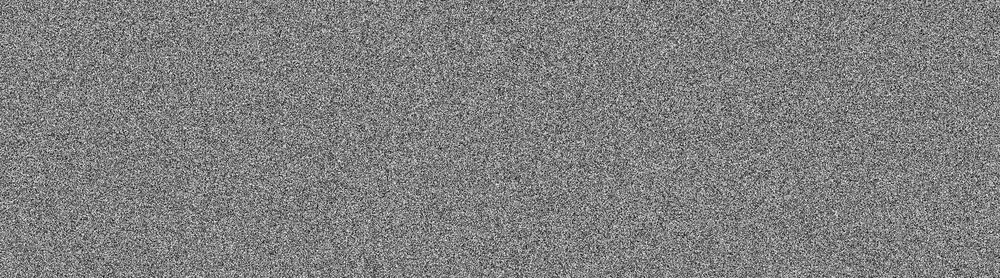
#> input picture CTFs/CTF_2/Layer1.png, 1000 x 278 px, shrunk from 1839 x 512 before the run
$ python ctf_2.py
#> lines starting #> are read from the running program, lines starting #| are printed output that depends on the picture
import os
from PIL import Image
import numpy as np

def reveal_secret_flag():
    """
    CTF 2 — Visual Cryptography Solver
    ----------------------------------
    This script takes two 'noise' images and overlaps them using an
    XOR operation to produce the key.
    """

    file1, file2 = "Layer1.png", "Layer2.png"


    if not (os.path.exists(file1) and os.path.exists(file2)):
        print(f"Damn! I couldn't find {file1} or {file2} in the folder.")
        return

    img1 = Image.open(file1)
#> img1 is the input picture: PIL image 1000x278 L; min 0, max 255, mean 127.4
    img2 = Image.open(file2)
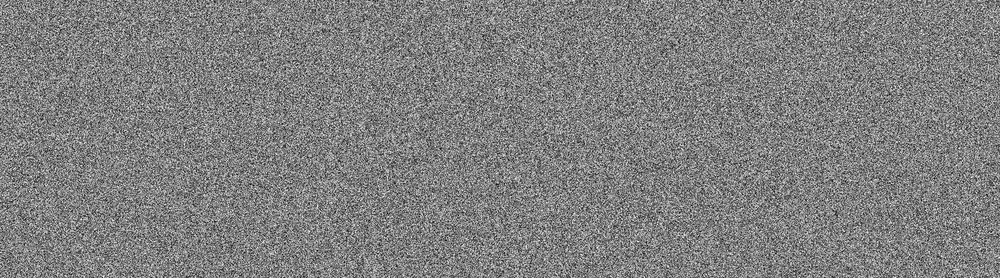
#> input picture CTFs/CTF_2/Layer2.png, 1000 x 278 px, shrunk from 1839 x 512 before the run
#> img2 is the input picture: PIL image 1000x278 L; min 0, max 255, mean 127.5

    pixels1 = np.array(img1)
    pixels2 = np.array(img2)

    print(f" Analyzing images -> (Dimensions: {pixels1.shape})")
#|  Analyzing images -> (Dimensions: (278, 1000))

    hidden_data = np.bitwise_xor(pixels1, pixels2)
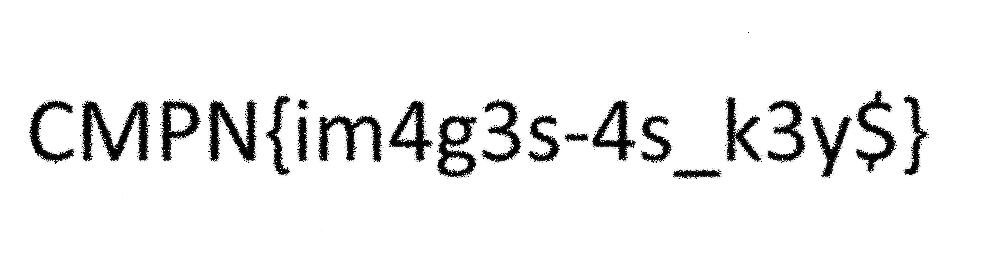
#> hidden_data: shape (278, 1000); min 0, max 255, mean 239.7

    final_image = Image.fromarray(hidden_data)

    output_filename = "flag_uncovered.png"
    final_image.save(output_filename)
    final_image.show()

    print(f"\n Done! Check {output_filename} to find the secret flag.")

if __name__ == "__main__":
    reveal_secret_flag()
